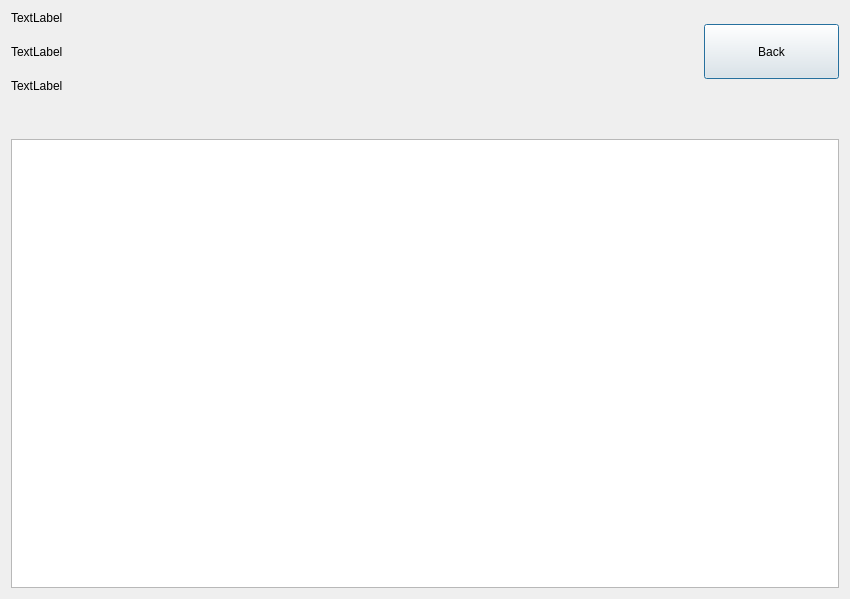
<?xml version="1.0" encoding="UTF-8"?>
<ui version="4.0">
 <class>Dialog</class>
 <widget class="QDialog" name="Dialog">
  <property name="geometry">
   <rect>
    <x>0</x>
    <y>0</y>
    <width>850</width>
    <height>599</height>
   </rect>
  </property>
  <property name="windowTitle">
   <string>Dialog</string>
  </property>
  <layout class="QVBoxLayout" name="verticalLayout_2" stretch="3,1,10">
   <item>
    <layout class="QHBoxLayout" name="horizontalLayout_2">
     <property name="leftMargin">
      <number>0</number>
     </property>
     <property name="topMargin">
      <number>0</number>
     </property>
     <property name="rightMargin">
      <number>0</number>
     </property>
     <item>
      <layout class="QVBoxLayout" name="verticalLayout">
       <property name="spacing">
        <number>20</number>
       </property>
       <item>
        <widget class="QLabel" name="senderLabel">
         <property name="text">
          <string>TextLabel</string>
         </property>
        </widget>
       </item>
       <item>
        <widget class="QLabel" name="dateLabel">
         <property name="minimumSize">
          <size>
           <width>60</width>
           <height>0</height>
          </size>
         </property>
         <property name="text">
          <string>TextLabel</string>
         </property>
        </widget>
       </item>
       <item>
        <widget class="QLabel" name="subjectLabel">
         <property name="text">
          <string>TextLabel</string>
         </property>
         <property name="wordWrap">
          <bool>true</bool>
         </property>
        </widget>
       </item>
      </layout>
     </item>
     <item>
      <spacer name="horizontalSpacer_2">
       <property name="orientation">
        <enum>Qt::Orientation::Vertical</enum>
       </property>
       <property name="sizeType">
        <enum>QSizePolicy::Policy::Fixed</enum>
       </property>
       <property name="sizeHint" stdset="0">
        <size>
         <width>0</width>
         <height>20</height>
        </size>
       </property>
      </spacer>
     </item>
     <item>
      <spacer name="horizontalSpacer">
       <property name="orientation">
        <enum>Qt::Orientation::Horizontal</enum>
       </property>
       <property name="sizeHint" stdset="0">
        <size>
         <width>40</width>
         <height>20</height>
        </size>
       </property>
      </spacer>
     </item>
     <item>
      <widget class="QPushButton" name="closeButton">
       <property name="sizePolicy">
        <sizepolicy hsizetype="Expanding" vsizetype="Ignored">
         <horstretch>0</horstretch>
         <verstretch>0</verstretch>
        </sizepolicy>
       </property>
       <property name="minimumSize">
        <size>
         <width>80</width>
         <height>40</height>
        </size>
       </property>
       <property name="maximumSize">
        <size>
         <width>135</width>
         <height>55</height>
        </size>
       </property>
       <property name="text">
        <string>Back</string>
       </property>
      </widget>
     </item>
    </layout>
   </item>
   <item>
    <spacer name="verticalSpacer">
     <property name="orientation">
      <enum>Qt::Orientation::Vertical</enum>
     </property>
     <property name="sizeType">
      <enum>QSizePolicy::Policy::Maximum</enum>
     </property>
     <property name="sizeHint" stdset="0">
      <size>
       <width>20</width>
       <height>40</height>
      </size>
     </property>
    </spacer>
   </item>
   <item>
    <widget class="QTextEdit" name="bodyText">
     <property name="readOnly">
      <bool>true</bool>
     </property>
    </widget>
   </item>
  </layout>
 </widget>
 <resources/>
 <connections/>
</ui>
